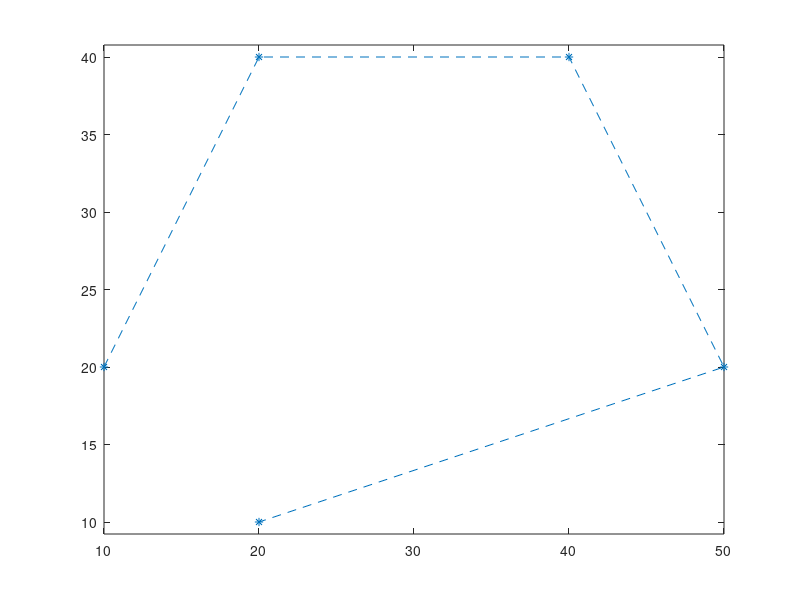

MATLAB code to generate this figure: (Note: this script raises an error after producing the figure.)
clear

%Input
px = [10 20 40 50 20];
py = [20 40 40 20 10];

%Draw Input
plot(px, py, '*--');

%Config
hold on;
axis equal;

%Make curve
syms t;
n = 4;

x(t) = 0 * t;
y(t) = 0 * t;

for i=0:n
    b(t) = nchoosek(n, i) * t^i * (1-t)^(n-i);
    x(t) = x(t) + px(i+1) * b(t);
    y(t) = y(t) + py(i+1) * b(t);
end
   
%Draw curve
fplot (x, y, [0, 1])

%Make Tangent vectors
%First point
v0x = n * (px(2) - px(1));
v0y = n * (py(2) - py(1));

quiver (px(1), py(1), v0x, v0y);

%Last point
v1x = n * (px(5) - px(4));
v1y = n * (py(5) - py(4));

quiver (px(5), py(5), v1x, v1y);
